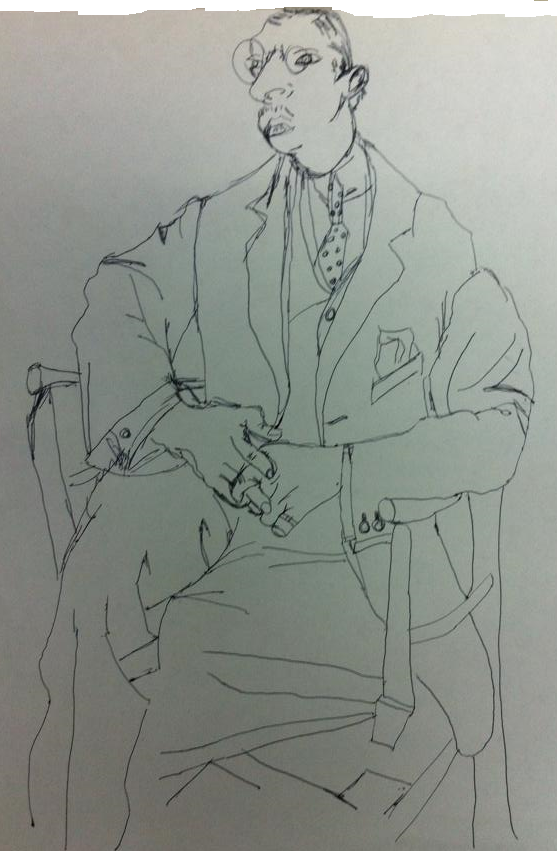
%> input picture 畢卡索/小畫家處理過後的/7.png, 557 x 851 px
$ octave resizepic.m   (GNU Octave 9; MATLAB toolbox functions it lacks are replaced by stand-ins)
%> lines starting %> are read from the running program, lines starting %| are printed output that depends on the picture; in (x1, y1, x2, y2) boxes, pixels count from 0 and x2, y2 are one past the last pixel; in counts of white or black regions, pixels touching at a corner belong together; the program's own positions count from 1
close all;
clc;
% [18 lines of commented-out code are left out]
clc;
close all;
clear;
pic=imread('7.png');
%> pic is the input picture: size 851x557x3 uint8; mean R, G, B 141.8, 147.2, 140.3
pic=rgb2gray(pic);
%> pic: size 851x557 uint8

width=size(pic,2); %寬
%> width = 557
lenght=size(pic,1);%長
%> lenght = 851
cut1=pic(1:(lenght/2),1:(width/2));
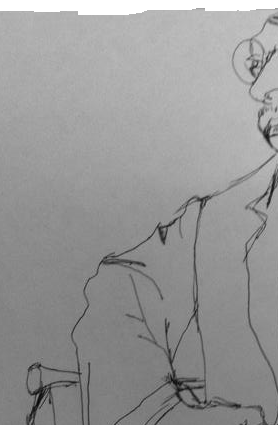
%> cut1: size 425x278 uint8; min 6, max 255, mean 151.6
cut2=pic(1:(lenght/2),(width-(width/2)):width);
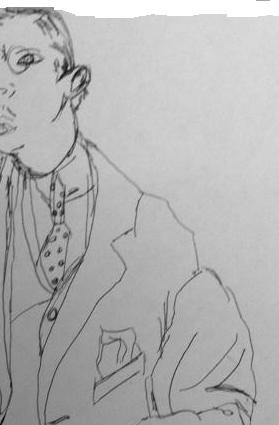
%> cut2: size 425x279 uint8; min 2, max 255, mean 178.1
cut3=pic(lenght-(lenght/2):lenght,1:(width/2));
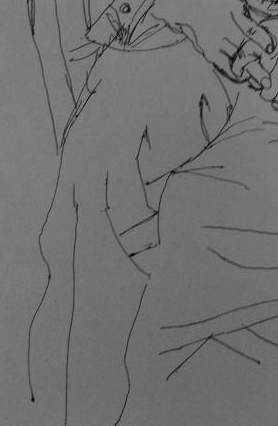
%> cut3: size 426x278 uint8; min 1, max 152, mean 112.8
cut4=pic((lenght-(lenght/2)):lenght,(width-(width/2)):width);
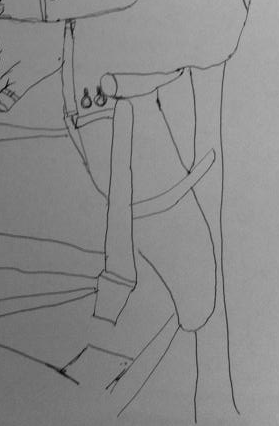
%> cut4: size 426x279 uint8; min 2, max 180, mean 136.7

graythreashpicture1=graythresh(cut1);
%> graythreashpicture1 = 0.604
graythreashpicture2=graythresh(cut2);
%> graythreashpicture2 = 0.671
graythreashpicture3=graythresh(cut3);
%> graythreashpicture3 = 0.365
graythreashpicture4=graythresh(cut4);
%> graythreashpicture4 = 0.522


change1=pic(1:(lenght/2),1:(width/2))>graythreashpicture1*200;
change2=pic(1:(lenght/2),(width-(width/2)):width)>graythreashpicture2*225;
change3=pic(lenght-(lenght/2):lenght,1:(width/2))>graythreashpicture3*230;
change4=pic((lenght-(lenght/2)):lenght,(width-(width/2)):width)>graythreashpicture4*230;


for i=1:1:floor(lenght/2)
    for j=1:1:floor(width/2)
        answer(i,j)=change1(i,j);
    end
end
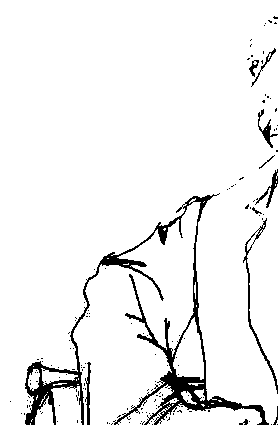
%> answer: size 425x278 logical; 93.9% white; 146 black regions (135 under 20 px), largest, box (x1, y1, x2, y2) and area: (25, 193, 269, 425) 5657, (243, 218, 278, 394) 446, (258, 109, 278, 148) 194
for i=1:1:(lenght/2)
    for j=1:1:ceil(width-(width/2))
        answer(i,j+floor(width/2))=change2(i,j);
    end
end
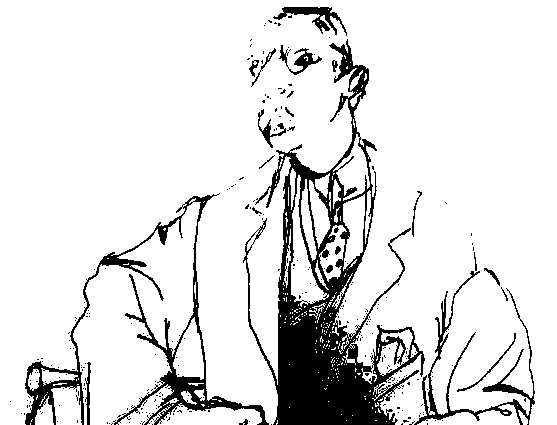
%> answer: size 425x557 logical; 88% white; 268 black regions (246 under 20 px), largest, box (x1, y1, x2, y2) and area: (243, 39, 425, 425) 17964, (25, 193, 269, 425) 5657, (414, 271, 535, 425) 2064
for i=1:1:ceil(lenght-(lenght/2))
    for j=1:1:floor(width/2)
        answer(i+floor(lenght/2),j)=change3(i,j);
    end
end
%> answer: size 851x557 logical; 67.7% white; 403 black regions (348 under 20 px), largest, box (x1, y1, x2, y2) and area: (226, 39, 557, 851) 139302, (25, 193, 269, 498) 6610, (119, 517, 239, 669) 682
for i=1:1:ceil(lenght-(lenght/2))
    for j=1:1:ceil(width-(width/2))
        answer(i+floor(lenght/2),j+floor(width/2))=change4(i,j);
    end
end
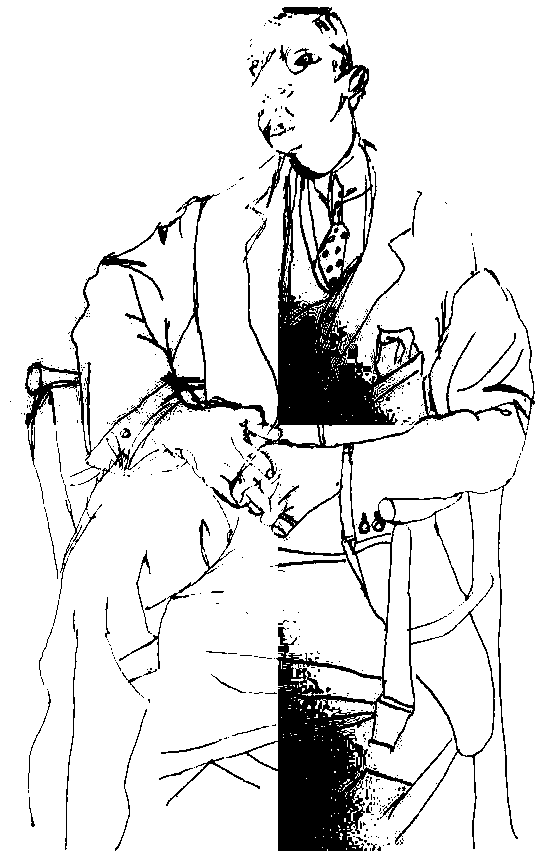
%> answer: size 851x557 logical; 88.4% white; 565 black regions (501 under 20 px), largest, box (x1, y1, x2, y2) and area: (226, 39, 495, 851) 37751, (25, 193, 269, 498) 6610, (414, 271, 535, 440) 2090
figure,imshow(answer,[])
% [5 lines of commented-out code are left out]

imwrite(answer,['pic_part2test71.tif' ],'tif')

$ run again, with 畢卡索/小畫家處理過後的/1.png copied over 畢卡索/小畫家處理過後的/7.png
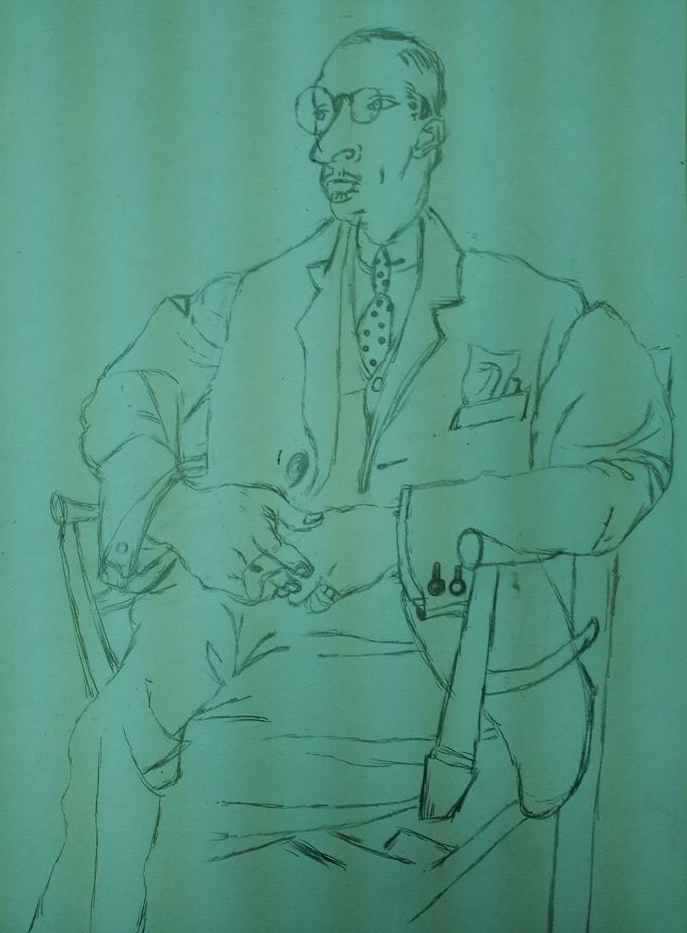
%> input picture 畢卡索/小畫家處理過後的/1.png, 687 x 933 px
%> pic is the input picture: size 933x687x3 uint8; mean R, G, B 85.4, 148.1, 129.9
%> pic: size 933x687 uint8
%> `cut4=pic((lenght-(lenght/2)):lenght,(width-(width/2)):width);`:
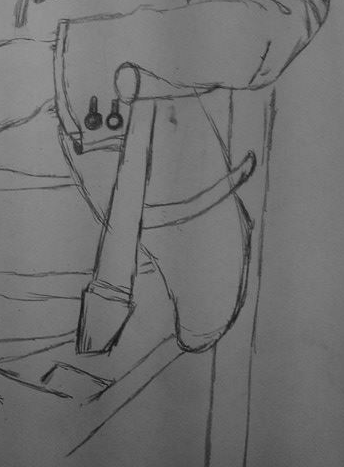
%> cut4: size 467x344 uint8; min 15, max 166, mean 110.9
%> graythreashpicture1 = 0.49
%> graythreashpicture2 = 0.451
%> graythreashpicture3 = 0.482
%> graythreashpicture4 = 0.412
%> after the loop `for i=1:1:ceil(lenght-(lenght/2))`:
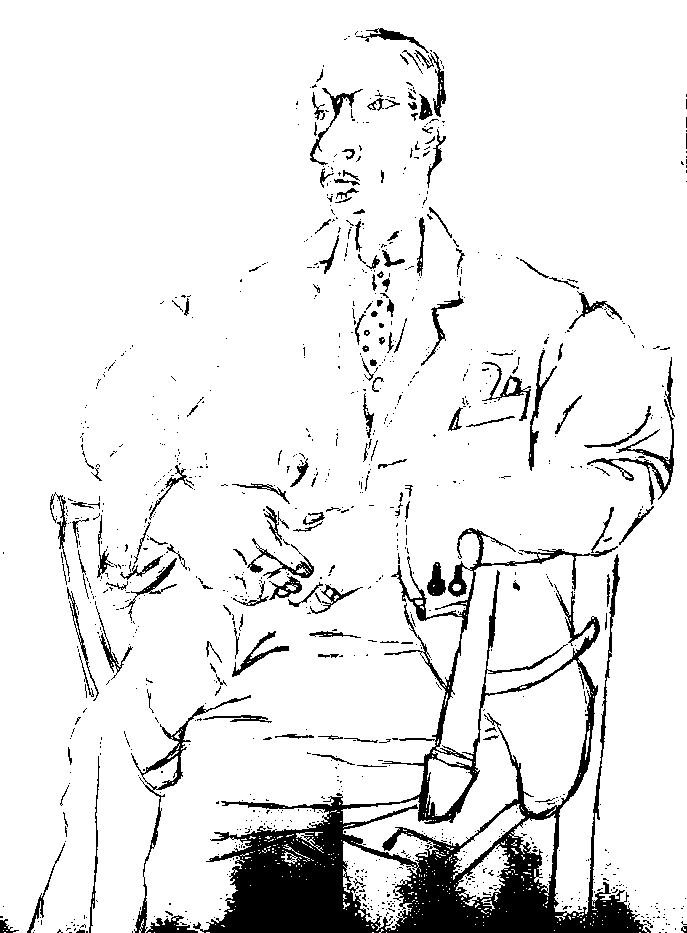
%> answer: size 933x687 logical; 90.9% white; 1065 black regions (908 under 20 px), largest, box (x1, y1, x2, y2) and area: (193, 528, 651, 933) 36633, (131, 695, 251, 933) 1475, (587, 399, 674, 505) 1078

$ run again, with 畢卡索/小畫家處理過後的/4.png copied over 畢卡索/小畫家處理過後的/7.png
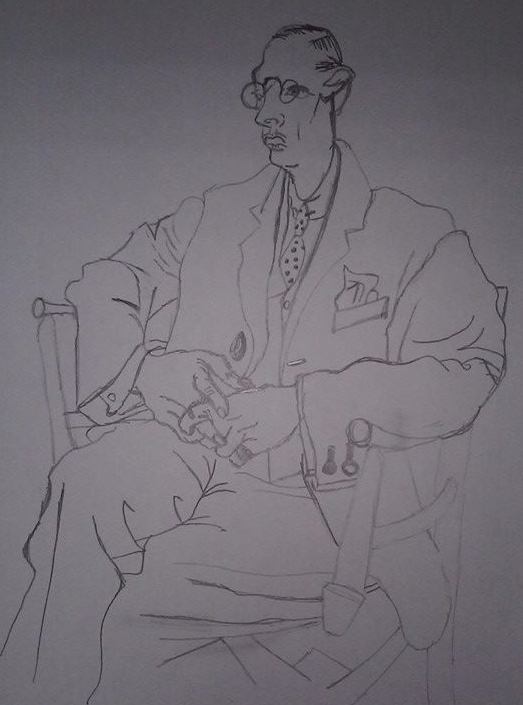
%> input picture 畢卡索/小畫家處理過後的/4.png, 523 x 705 px
%> pic is the input picture: size 705x523x3 uint8; mean R, G, B 114.6, 109.9, 117.2
%> pic: size 705x523 uint8
%> graythreashpicture1 = 0.42
%> graythreashpicture2 = 0.392
%> graythreashpicture3 = 0.463
%> graythreashpicture4 = 0.451
%> after the loop `for i=1:1:floor(lenght/2)`:
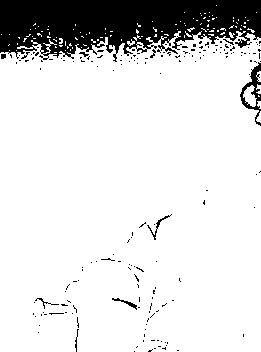
%> answer: size 352x261 logical; 86.1% white; 177 black regions (168 under 20 px), largest, box (x1, y1, x2, y2) and area: (0, 0, 261, 62) 11444, (240, 62, 261, 126) 408, (147, 214, 172, 240) 80
%> after the loop `for i=1:1:ceil(lenght-(lenght/2))`:
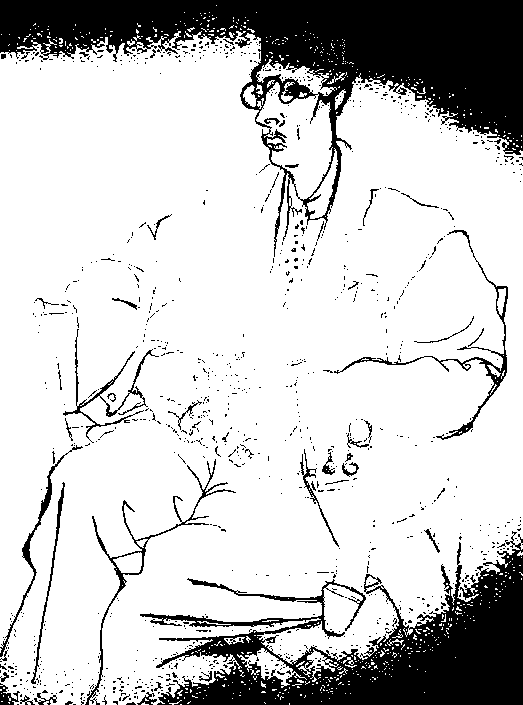
%> answer: size 705x523 logical; 79.1% white; 1015 black regions (965 under 20 px), largest, box (x1, y1, x2, y2) and area: (0, 0, 523, 257) 40036, (140, 531, 523, 705) 26200, (334, 230, 508, 440) 1430
